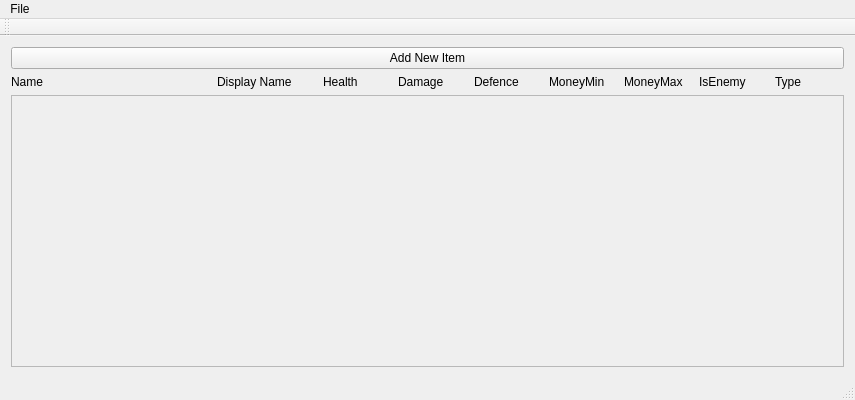
<?xml version="1.0" encoding="UTF-8"?>
<ui version="4.0">
 <class>EntityEditorClass</class>
 <widget class="QMainWindow" name="EntityEditorClass">
  <property name="geometry">
   <rect>
    <x>0</x>
    <y>0</y>
    <width>855</width>
    <height>400</height>
   </rect>
  </property>
  <property name="maximumSize">
   <size>
    <width>2000</width>
    <height>2000</height>
   </size>
  </property>
  <property name="windowTitle">
   <string>EntityEditor</string>
  </property>
  <widget class="QWidget" name="centralWidget">
   <layout class="QVBoxLayout" name="verticalLayout">
    <item>
     <widget class="QPushButton" name="addNewItemButton">
      <property name="text">
       <string>Add New Item</string>
      </property>
     </widget>
    </item>
    <item>
     <layout class="QHBoxLayout" name="horizontalLayout">
      <item>
       <widget class="QLabel" name="label_6">
        <property name="minimumSize">
         <size>
          <width>200</width>
          <height>0</height>
         </size>
        </property>
        <property name="text">
         <string>Name</string>
        </property>
       </widget>
      </item>
      <item>
       <widget class="QLabel" name="label_5">
        <property name="minimumSize">
         <size>
          <width>100</width>
          <height>0</height>
         </size>
        </property>
        <property name="text">
         <string>Display Name</string>
        </property>
       </widget>
      </item>
      <item>
       <widget class="QLabel" name="label_4">
        <property name="text">
         <string>Health</string>
        </property>
       </widget>
      </item>
      <item>
       <widget class="QLabel" name="label_3">
        <property name="text">
         <string>Damage</string>
        </property>
       </widget>
      </item>
      <item>
       <widget class="QLabel" name="label_2">
        <property name="text">
         <string>Defence</string>
        </property>
       </widget>
      </item>
      <item>
       <widget class="QLabel" name="label">
        <property name="text">
         <string>MoneyMin</string>
        </property>
       </widget>
      </item>
      <item>
       <widget class="QLabel" name="label_7">
        <property name="text">
         <string>MoneyMax</string>
        </property>
       </widget>
      </item>
      <item>
       <widget class="QLabel" name="label_8">
        <property name="text">
         <string>IsEnemy</string>
        </property>
       </widget>
      </item>
      <item>
       <widget class="QLabel" name="label_9">
        <property name="text">
         <string>Type</string>
        </property>
       </widget>
      </item>
     </layout>
    </item>
    <item>
     <widget class="QScrollArea" name="scrollArea">
      <property name="widgetResizable">
       <bool>true</bool>
      </property>
      <widget class="QWidget" name="scrollAreaWidgetContents">
       <property name="geometry">
        <rect>
         <x>0</x>
         <y>0</y>
         <width>835</width>
         <height>277</height>
        </rect>
       </property>
      </widget>
     </widget>
    </item>
   </layout>
  </widget>
  <widget class="QMenuBar" name="menuBar">
   <property name="geometry">
    <rect>
     <x>0</x>
     <y>0</y>
     <width>855</width>
     <height>21</height>
    </rect>
   </property>
   <widget class="QMenu" name="menuSave">
    <property name="title">
     <string>File</string>
    </property>
    <addaction name="actionOpen"/>
    <addaction name="actionSave"/>
   </widget>
   <addaction name="menuSave"/>
  </widget>
  <widget class="QToolBar" name="mainToolBar">
   <attribute name="toolBarArea">
    <enum>TopToolBarArea</enum>
   </attribute>
   <attribute name="toolBarBreak">
    <bool>false</bool>
   </attribute>
  </widget>
  <widget class="QStatusBar" name="statusBar"/>
  <action name="actionOpen">
   <property name="text">
    <string>Open</string>
   </property>
  </action>
  <action name="actionSave">
   <property name="text">
    <string>Save</string>
   </property>
  </action>
 </widget>
 <layoutdefault spacing="6" margin="11"/>
 <resources>
  <include location="EntityEditor.qrc"/>
 </resources>
 <connections/>
</ui>
